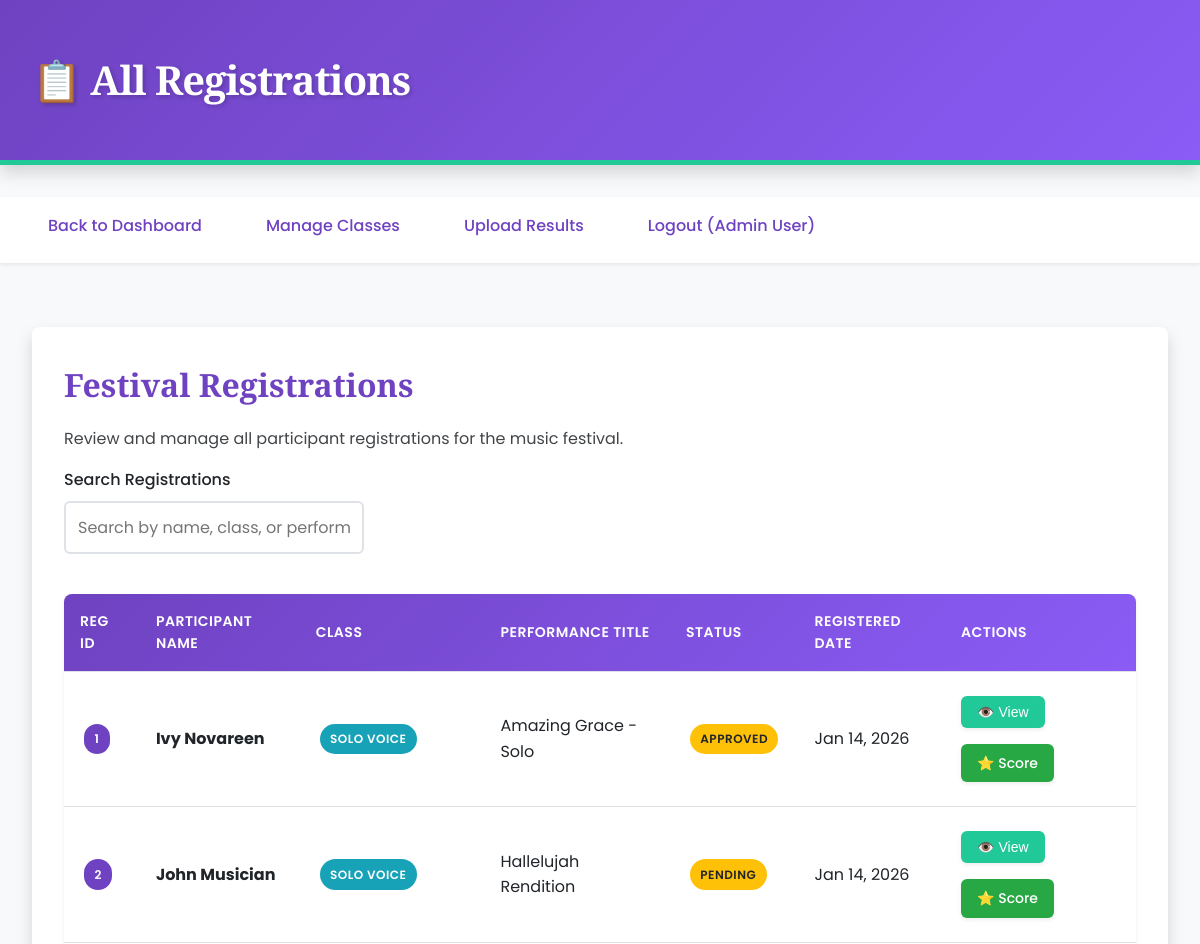
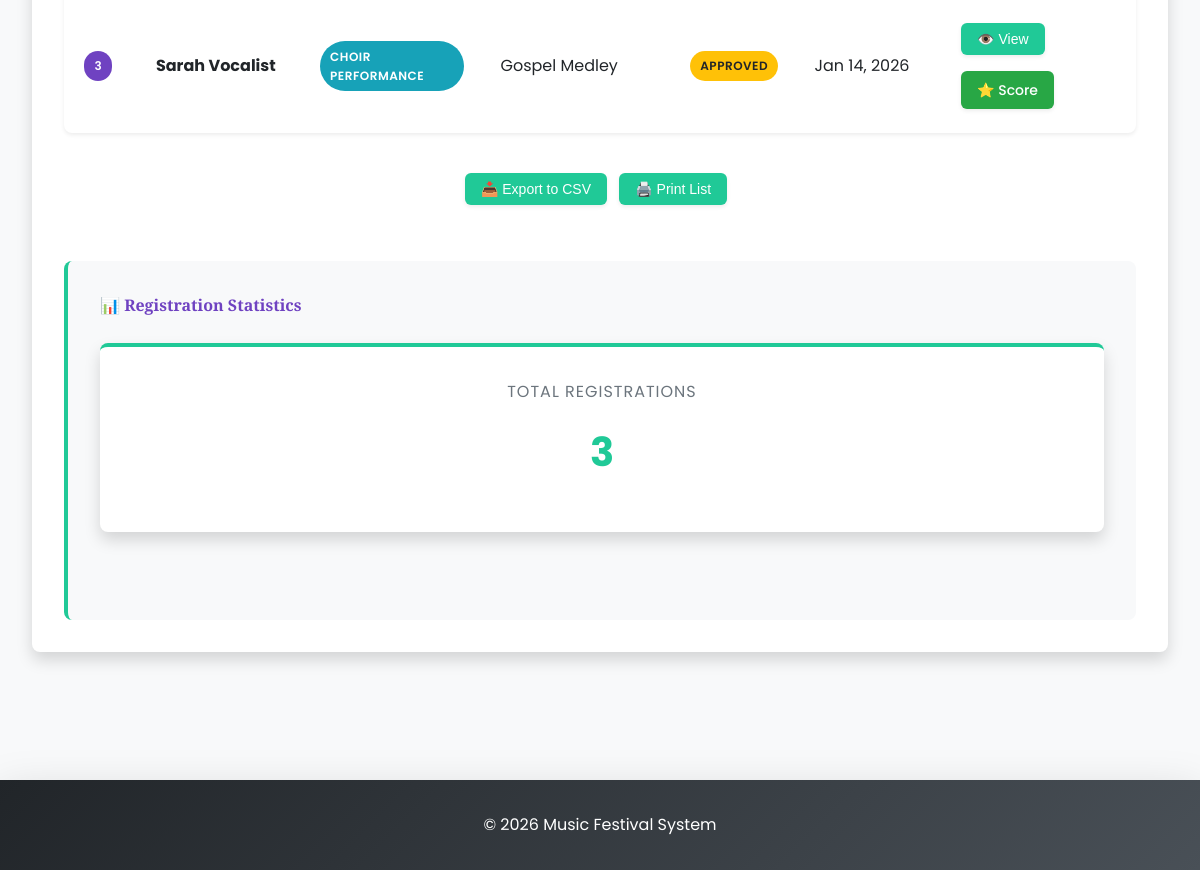
Page /view_registerations.php (signed in) on the committed database (2 pictures, top to bottom).
### tables this page shows
CREATE TABLE IF NOT EXISTS registration (
  reg_id INT(11) NOT NULL AUTO_INCREMENT,
  user_id INT(11) NOT NULL,
  class_id INT(11) NOT NULL,
  performance_title VARCHAR(150) NOT NULL,
  performance_description TEXT,
  duration_minutes INT(11),
  song_artist VARCHAR(100),
  genre VARCHAR(50),
  reg_date DATETIME DEFAULT CURRENT_TIMESTAMP,
  status ENUM('Pending','Approved','Rejected','Cancelled') DEFAULT 'Pending',
  rejection_reason VARCHAR(255),
  notes TEXT,
  PRIMARY KEY (reg_id),
  FOREIGN KEY (user_id) REFERENCES users(user_id) ON DELETE CASCADE ON UPDATE CASCADE,
  FOREIGN KEY (class_id) REFERENCES classes(class_id) ON DELETE CASCADE ON UPDATE CASCADE,
  KEY idx_user_id (user_id),
  KEY idx_class_id (class_id),
  KEY idx_status (status),
  KEY idx_reg_date (reg_date)
);

CREATE TABLE IF NOT EXISTS users (
  user_id INT(11) NOT NULL AUTO_INCREMENT,
  full_name VARCHAR(100) NOT NULL,
  email VARCHAR(100) NOT NULL UNIQUE,
  password VARCHAR(255) NOT NULL,
  role ENUM('admin','participant','judge') DEFAULT 'participant',
  phone VARCHAR(20),
  address VARCHAR(255),
  city VARCHAR(50),
  state VARCHAR(50),
  country VARCHAR(50),
  bio TEXT,
  profile_pic VARCHAR(255),
  is_active TINYINT(1) DEFAULT 1,
  last_login DATETIME,
  date_created TIMESTAMP DEFAULT CURRENT_TIMESTAMP,
  date_updated TIMESTAMP DEFAULT CURRENT_TIMESTAMP ON UPDATE CURRENT_TIMESTAMP,
  PRIMARY KEY (user_id),
  UNIQUE KEY unique_email (email),
  KEY idx_role (role),
  KEY idx_is_active (is_active)
);

CREATE TABLE IF NOT EXISTS classes (
  class_id INT(11) NOT NULL AUTO_INCREMENT,
  class_name VARCHAR(100) NOT NULL,
  description TEXT,
  category VARCHAR(50),
  max_participants INT(11),
  entry_fee DECIMAL(10,2),
  duration_minutes INT(11),
  rules TEXT,
  is_active TINYINT(1) DEFAULT 1,
  created_at TIMESTAMP DEFAULT CURRENT_TIMESTAMP,
  updated_at TIMESTAMP DEFAULT CURRENT_TIMESTAMP ON UPDATE CURRENT_TIMESTAMP,
  PRIMARY KEY (class_id),
  KEY idx_is_active (is_active)
);

### functions.php (called while the page is built, shortened)
<?php
function esc($str) {
    return htmlspecialchars(trim($str), ENT_QUOTES, 'UTF-8');
}
?>

### view_registerations.php (the view, shortened to what this page needs)
<?php
require_once 'config.php';
require_once 'functions.php';
$res = $conn->query("SELECT r.reg_id, u.full_name, c.class_name, r.performance_title, r.status, r.reg_date
                     FROM registration r
                     JOIN users u ON r.user_id = u.user_id
                     JOIN classes c ON r.class_id = c.class_id
                     ORDER BY r.reg_date DESC");
?>
<!doctype html>
<html lang="en">
<head>
  <link rel="stylesheet" href="assets/css/style.css">
</head>
<body>
<header>
  <h1>📋 All Registrations</h1>
</header>
<nav>
  <ul>
    <li><a href="admin_dashboard.php">Back to Dashboard</a></li>
    <li><a href="manage_classes.php">Manage Classes</a></li>
    <li><a href="upload_result.php">Upload Results</a></li>
    <li><a href="logout.php">Logout (<?= esc($_SESSION['full_name']) ?>)</a></li>
  </ul>
</nav>
<div class="container">
  <section>
    <h2>Festival Registrations</h2>
    <p>Review and manage all participant registrations for the music festival.</p>
    <div class="form-group" style="max-width: 300px;">
      <label for="searchInput">Search Registrations</label>
      <input type="text" id="searchInput" placeholder="Search by name, class, or performance..."
             onkeyup="filterTable('searchInput', 'regsTable')">
    </div>
    <?php if ($res->num_rows > 0): ?>
      <div class="table-responsive">
        <table id="regsTable">
          <thead>
            <tr>
              <th>Reg ID</th>
              <th>Participant Name</th>
              <th>Class</th>
              <th>Performance Title</th>
              <th>Status</th>
              <th>Registered Date</th>
              <th>Actions</th>
            </tr>
          </thead>
          <tbody>
            <?php
            $res->data_seek(0);
            while($r = $res->fetch_assoc()):
            ?>
              <tr>
                <td>
                  <span class="badge badge-primary"><?= $r['reg_id'] ?></span>
                </td>
                <td>
                  <strong><?= esc($r['full_name']) ?></strong>
                </td>
                <td>
                  <span class="badge badge-info"><?= esc($r['class_name']) ?></span>
                </td>
                <td><?= esc($r['performance_title']) ?></td>
                <td>
                  <span class="badge badge-<?=
                    ($r['status'] === 'Approved') ? 'success' :
                    ($r['status'] === 'Pending') ? 'warning' : 'danger'
                  ?>">
                    <?= esc($r['status']) ?>
                  </span>
                </td>
                <td>
                  <?= date('M d, Y', strtotime($r['reg_date'])) ?>
                </td>
                <td>
                  <button class="btn btn-secondary btn-sm" onclick="viewDetails(<?= $r['reg_id'] ?>, '<?= esc($r['full_name']) ?>')">
                    👁️ View
                  </button>
                  <a href="upload_result.php?reg_id=<?= $r['reg_id'] ?>" class="btn btn-success btn-sm">
                    ⭐ Score
                  </a>
                </td>
              </tr>
            <?php endwhile; ?>
          </tbody>
        </table>
      </div>
      <div class="mt-4" style="text-align: center;">
        <button class="btn btn-secondary btn-sm" onclick="exportTableToCSV('regsTable', 'registrations.csv')">
          📥 Export to CSV
        </button>
        <button class="btn btn-secondary btn-sm" onclick="window.print()">
          🖨️ Print List
        </button>
      </div>
    <?php endif; ?>
    <div class="mt-5 p-4" style="background: #f8f9fa; border-radius: 8px; border-left: 4px solid var(--secondary-color);">
      <h4>📊 Registration Statistics</h4>
      <div class="row mt-3">
        <div class="stat-box" style="border-top-color: var(--secondary-color);">
          <div class="stat-label">Total Registrations</div>
          <div class="stat-number" style="color: var(--secondary-color);"><?= $res->num_rows ?></div>
        </div>
      </div>
    </div>
  </section>
</div>
<footer>&copy; <?= date('Y') ?> Music Festival System</footer>
</body>
</html>

### rows in the picture
registration: reg_id "1", user.full_name "Ivy Novareen", class.class_name "SOLO VOICE", performance_title "Amazing Grace - Solo", status "APPROVED", reg_date "Jan 14, 2026"
registration: reg_id "2", user.full_name "John Musician", class.class_name "SOLO VOICE", performance_title "Hallelujah Rendition", status "PENDING", reg_date "Jan 14, 2026"
registration: reg_id "3", user.full_name "Sarah Vocalist", class.class_name "CHOIR PERFORMANCE", performance_title "Gospel Medley", status "APPROVED", reg_date "Jan 14, 2026"

### other values in the picture
$_SESSION['full_name'] "Admin User"
$res->num_rows "3"
